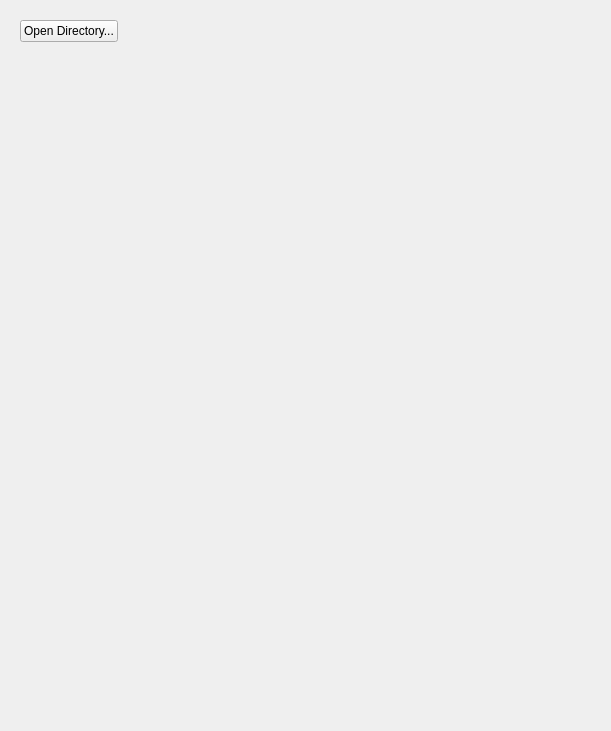
<?xml version="1.0" encoding="UTF-8"?>
<ui version="4.0">
 <class>pluginInterfaceWidget</class>
 <widget class="QWidget" name="pluginInterfaceWidget">
  <property name="geometry">
   <rect>
    <x>0</x>
    <y>0</y>
    <width>611</width>
    <height>731</height>
   </rect>
  </property>
  <property name="windowTitle">
   <string>Form</string>
  </property>
  <layout class="QVBoxLayout" name="verticalLayout">
   <item>
    <widget class="QWidget" name="widget" native="true">
     <property name="sizePolicy">
      <sizepolicy hsizetype="Preferred" vsizetype="Preferred">
       <horstretch>0</horstretch>
       <verstretch>0</verstretch>
      </sizepolicy>
     </property>
     <layout class="QHBoxLayout" name="horizontalLayout">
      <item>
       <widget class="QPushButton" name="openButton">
        <property name="text">
         <string>Open Directory...</string>
        </property>
       </widget>
      </item>
      <item>
       <spacer name="horizontalSpacer">
        <property name="orientation">
         <enum>Qt::Horizontal</enum>
        </property>
        <property name="sizeHint" stdset="0">
         <size>
          <width>453</width>
          <height>20</height>
         </size>
        </property>
       </spacer>
      </item>
     </layout>
    </widget>
   </item>
   <item>
    <widget class="QWidget" name="widget_2" native="true">
     <property name="sizePolicy">
      <sizepolicy hsizetype="Preferred" vsizetype="Preferred">
       <horstretch>0</horstretch>
       <verstretch>1</verstretch>
      </sizepolicy>
     </property>
    </widget>
   </item>
  </layout>
 </widget>
 <resources/>
 <connections/>
</ui>
